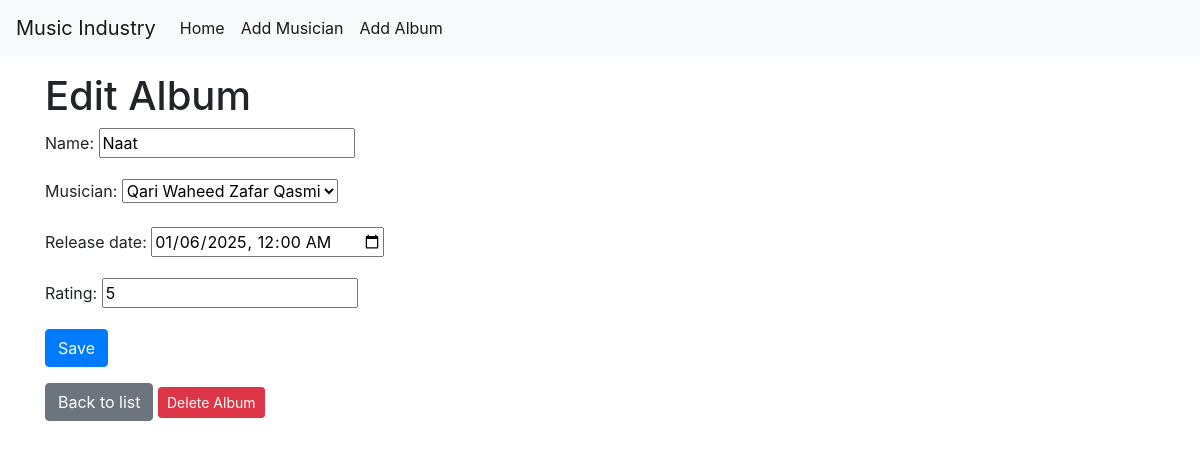
The page /album/4/ on the database its author committed.
### directory/models.py (models this page shows, shortened)
class Album(models.Model):
    name = models.CharField(max_length = 100)
    musician = models.ForeignKey(Musician, on_delete=models.CASCADE,related_name='albums')
    release_date = models.DateField()
    rating = models.IntegerField()

### directory/views.py (the view)
# urls.py: path('album/<int:pk>/', views.album_detail, name='album_detail'),
def album_detail(request, pk):
    album = get_object_or_404(Album, pk=pk)
    if request.method == "POST":
        form = AlbumForm(request.POST, instance=album)
        if form.is_valid():
            form.save()
            return redirect('musician_list')
    else:
        form = AlbumForm(instance=album)
    return render(request, 'directory/album_detail.html', {'form': form, 'album': album})

### directory/forms.py
class AlbumForm(forms.ModelForm):
    release_date = forms.DateTimeField(
        widget=forms.DateTimeInput(attrs={'type': 'datetime-local'})
    )
    class Meta:
        model = Album
        fields = '__all__'

### directory/models.py (called while the page is built)
    def __str__(self):
        return f"{self.first_name} {self.last_name}"

### directory/templates/directory/album_detail.html (shortened to what this page needs)
{% extends 'directory/base.html' %}
{% block content %}
<h1>Edit Album</h1>
<form method="post" class="form">
    {{ form.as_p }}
    <button type="submit" class="btn btn-primary">Save</button>
</form>
<a href="{% url 'musician_list' %}" class="btn btn-secondary mt-3">Back to list</a>
<form action="{% url 'delete_album' album.pk %}" method="post" style="display:inline;">
    <button type="submit" class="btn btn-danger btn-sm mt-3">Delete Album</button>
</form>
{% endblock %}

### rows shown on the page
Album: name "Naat", musician "Qari Waheed Zafar Qasmi", release_date "01/06/2025 00:00", rating "5"
